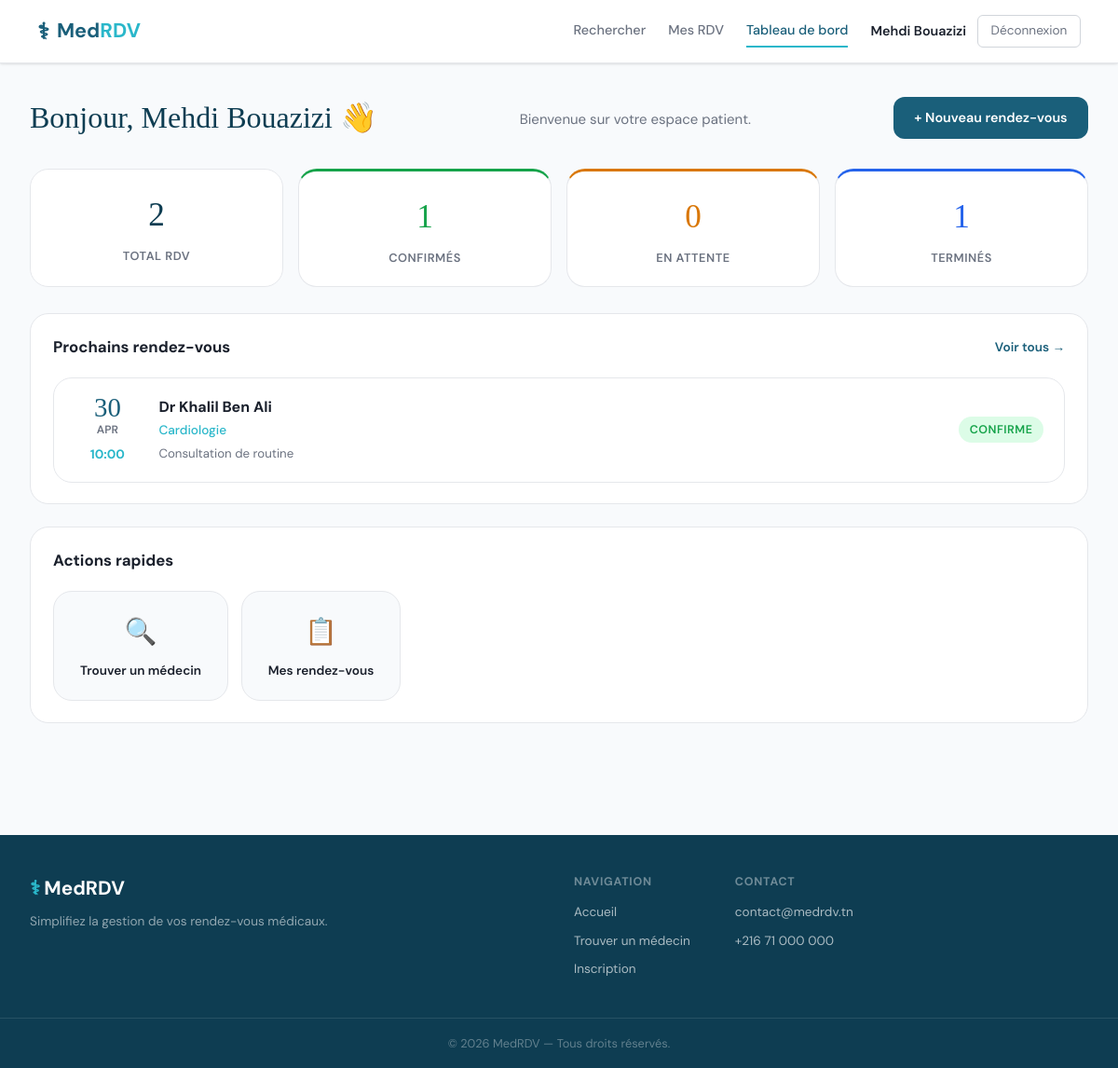
Page /dashboard.php (signed in) on the committed database.
### tables this page shows
CREATE TABLE rendezvous (
    id INT AUTO_INCREMENT PRIMARY KEY,
    patient_id INT NOT NULL,
    medecin_id INT NOT NULL,
    date_rdv DATE NOT NULL,
    heure_rdv TIME NOT NULL,
    motif TEXT,
    statut ENUM('en_attente', 'confirme', 'annule', 'termine') DEFAULT 'en_attente',
    notes_medecin TEXT,
    date_creation DATETIME DEFAULT CURRENT_TIMESTAMP,
    date_modification DATETIME DEFAULT CURRENT_TIMESTAMP ON UPDATE CURRENT_TIMESTAMP,
    FOREIGN KEY (patient_id) REFERENCES patients(id) ON DELETE CASCADE,
    FOREIGN KEY (medecin_id) REFERENCES medecins(id) ON DELETE CASCADE
);

CREATE TABLE users (
    id INT AUTO_INCREMENT PRIMARY KEY,
    nom VARCHAR(100) NOT NULL,
    prenom VARCHAR(100) NOT NULL,
    email VARCHAR(150) NOT NULL UNIQUE,
    mot_de_passe VARCHAR(255) NOT NULL,
    role ENUM('patient', 'medecin', 'admin') NOT NULL DEFAULT 'patient',
    telephone VARCHAR(20),
    date_inscription DATETIME DEFAULT CURRENT_TIMESTAMP,
    actif TINYINT(1) DEFAULT 1
);

CREATE TABLE medecins (
    id INT AUTO_INCREMENT PRIMARY KEY,
    user_id INT NOT NULL,
    specialite VARCHAR(100) NOT NULL,
    num_ordre VARCHAR(50),
    adresse VARCHAR(255),
    ville VARCHAR(100),
    code_postal VARCHAR(10),
    bio TEXT,
    photo VARCHAR(255),
    tarif DECIMAL(8,2),
    FOREIGN KEY (user_id) REFERENCES users(id) ON DELETE CASCADE
);

### config/db.php (called while the page is built, shortened)
<?php
try {
    $pdo = new PDO("mysql:host=" . DB_HOST . ";dbname=" . DB_NAME . ";charset=utf8mb4", DB_USER, DB_PASS);
    $pdo->setAttribute(PDO::ATTR_ERRMODE, PDO::ERRMODE_EXCEPTION);
} catch(PDOException $e) {
    die("Erreur de connexion : " . $e->getMessage());
}
function getDB() {
    global $pdo;
    return $pdo;
}
?>

### models/RendezVous.php (called while the page is built, shortened)
<?php
require_once __DIR__ . '/../config/db.php';
class RendezVous {
    private PDO $db;
    public function __construct() {
        $this->db = getDB();
    }
    public function findByPatient(int $patientId): array {
        $stmt = $this->db->prepare(
            "SELECT r.*, u.nom AS medecin_nom, u.prenom AS medecin_prenom,
                    m.specialite, m.adresse AS medecin_adresse
             FROM rendezvous r
             JOIN medecins m ON r.medecin_id = m.id
             JOIN users u ON m.user_id = u.id
             WHERE r.patient_id = ?
             ORDER BY r.date_rdv DESC, r.heure_rdv DESC"
        );
        $stmt->execute([$patientId]);
        return $stmt->fetchAll();
    }
    public function statsPatient(int $patientId): array {
        $stmt = $this->db->prepare(
            "SELECT
                COUNT(*) AS total,
                SUM(statut = 'confirme') AS confirmes,
                SUM(statut = 'en_attente') AS en_attente,
                SUM(statut = 'annule') AS annules,
                SUM(statut = 'termine') AS termines
             FROM rendezvous WHERE patient_id = ?"
        );
        $stmt->execute([$patientId]);
        return $stmt->fetch();
    }
}

### dashboard.php (the view, shortened to what this page needs)
<?php
require_once __DIR__ . '/config/db.php';
require_once __DIR__ . '/models/RendezVous.php';
$rdvModel  = new RendezVous();
require_once __DIR__ . '/views/shared/header.php';
if ($role === 'patient'):
    $patientId = $_SESSION['patient_id'];
    $rdvs      = $rdvModel->findByPatient($patientId);
    $stats     = $rdvModel->statsPatient($patientId);
    $prochains = array_filter($rdvs, fn($r) => $r['date_rdv'] >= date('Y-m-d') && in_array($r['statut'], ['confirme', 'en_attente']));
    usort($prochains, fn($a, $b) => strcmp($a['date_rdv'] . $a['heure_rdv'], $b['date_rdv'] . $b['heure_rdv']));
?>
<div class="dashboard-welcome">
    <h1>Bonjour, <?= htmlspecialchars($userName) ?> 👋</h1>
    <p>Bienvenue sur votre espace patient.</p>
    <a href="<?= APP_URL ?>/views/patient/rechercher_medecin.php" class="btn-primary">+ Nouveau rendez-vous</a>
</div>
<div class="stats-grid">
    <div class="stat-card"><span class="stat-number"><?= $stats['total'] ?></span><span class="stat-label">Total RDV</span></div>
    <div class="stat-card stat-card--green"><span class="stat-number"><?= $stats['confirmes'] ?></span><span class="stat-label">Confirmés</span></div>
    <div class="stat-card stat-card--yellow"><span class="stat-number"><?= $stats['en_attente'] ?></span><span class="stat-label">En attente</span></div>
    <div class="stat-card stat-card--blue"><span class="stat-number"><?= $stats['termines'] ?></span><span class="stat-label">Terminés</span></div>
</div>
<div class="dashboard-section">
    <div class="dashboard-section-header">
        <h2>Prochains rendez-vous</h2>
        <a href="<?= APP_URL ?>/views/patient/mes_rdv.php">Voir tous →</a>
    </div>
    <?php if (empty($prochains)): ?>
        <div class="empty-state-inline">
            <p>Aucun rendez-vous à venir. <a href="<?= APP_URL ?>/views/patient/rechercher_medecin.php">Prendre un rendez-vous</a></p>
        </div>
    <?php else: ?>
        <div class="rdv-list">
            <?php foreach (array_slice($prochains, 0, 3) as $rdv): ?>
                <div class="rdv-card">
                    <div class="rdv-card-left">
                        <div class="rdv-date">
                            <span class="rdv-day"><?= date('d', strtotime($rdv['date_rdv'])) ?></span>
                            <span class="rdv-month"><?= date('M', strtotime($rdv['date_rdv'])) ?></span>
                        </div>
                        <div class="rdv-time"><?= substr($rdv['heure_rdv'], 0, 5) ?></div>
                    </div>
                    <div class="rdv-card-body">
                        <div class="rdv-medecin">Dr <?= htmlspecialchars($rdv['medecin_prenom'] . ' ' . $rdv['medecin_nom']) ?></div>
                        <div class="rdv-spec"><?= htmlspecialchars($rdv['specialite']) ?></div>
                        <?php if ($rdv['motif']): ?><div class="rdv-motif"><?= htmlspecialchars($rdv['motif']) ?></div><?php endif; ?>
                    </div>
                    <div class="rdv-card-right">
                        <span class="badge badge--<?= $rdv['statut'] ?>"><?= ucfirst(str_replace('_', ' ', $rdv['statut'])) ?></span>
                    </div>
                </div>
            <?php endforeach; ?>
        </div>
    <?php endif; ?>
</div>
<div class="dashboard-section">
    <div class="dashboard-section-header">
        <h2>Actions rapides</h2>
    </div>
    <div class="quick-actions">
        <a href="<?= APP_URL ?>/views/patient/rechercher_medecin.php" class="quick-action-card">
            <span class="qa-icon">🔍</span><span>Trouver un médecin</span>
        </a>
        <a href="<?= APP_URL ?>/views/patient/mes_rdv.php" class="quick-action-card">
            <span class="qa-icon">📋</span><span>Mes rendez-vous</span>
        </a>
    </div>
</div>
<?php
endif; ?>
<?php require_once __DIR__ . '/views/shared/footer.php'; ?>

### rows in the picture
rendezvous: date_rdv "30", date_rdv "APR", heure_rdv "10:00", users.prenom+nom "Khalil Ben Ali", medecin.specialite "Cardiologie", motif "Consultation de routine", statut "CONFIRME"

### other values in the picture
$userName "Mehdi Bouazizi"
$stats['total'] "2"
$stats['confirmes'] "1"
$stats['en_attente'] "0"
$stats['termines'] "1"
